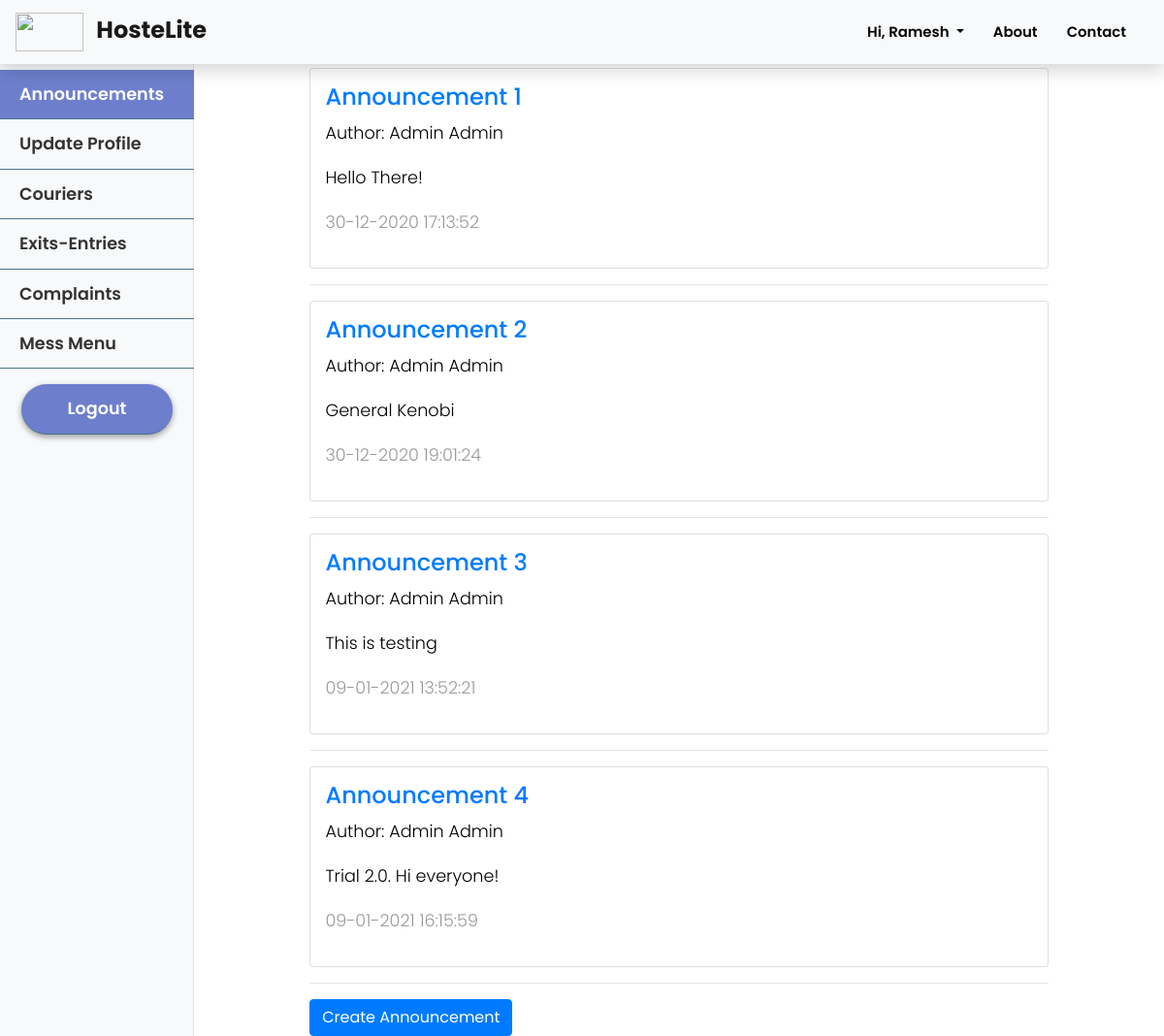
/cr/announcements (signed in), run on the app's committed database.
### hostelmanagement/models.py (models this page shows, shortened)
class User(db.Model, UserMixin):
    id = db.Column(db.Integer, primary_key=True)
    college_id = db.Column(db.String(9), unique=True, nullable=False)
    firstname = db.Column(db.String(20), nullable=False)
    lastname = db.Column(db.String(20), nullable=False)
    email = db.Column(db.String(120), unique=True, nullable=False)
    password = db.Column(db.String(60), nullable=False)
    phone = db.Column(db.String(10), unique=True, nullable=False)
    address = db.Column(db.Text, nullable=False)
    course = db.Column(db.String(20),nullable=True)
    department = db.Column(db.String(20), nullable=True)
    user_type = db.Column(db.Integer, nullable = False, default=1)
    room_no = db.Column(db.Integer, nullable = True)
    announcements = db.relationship('Announcement', backref='author', lazy=True)
    complaints = db.relationship('Complaint', backref='author', lazy=True)
    mess_menu = db.relationship('MessMenu', backref='author', lazy=True)
    courier = db.relationship('Courier', backref='user', lazy=True)
    exitentry = db.relationship('ExitEntry', backref='user', lazy=True)
    visitor = db.relationship('Visitor', backref='user', lazy=True)

class Announcement(db.Model):
    id = db.Column(db.Integer, primary_key=True)
    title = db.Column(db.String(100), nullable=False)
    date_posted = db.Column(db.DateTime, nullable=False, default=datetime.utcnow)
    content = db.Column(db.Text, nullable=False)
    user_id = db.Column(db.Integer, db.ForeignKey('user.id'), nullable=False)

### hostelmanagement/routes.py (the view)
@app.route("/cr/announcements")
@login_required
def display_announcements():
    user = current_user
    announcements = Announcement.query.all()
    return render_template('cr/announcements.html', title = 'Announcements', announcements = announcements, user=user)

### hostelmanagement/models.py (called while the page is built)
@login_manager.user_loader
def load_user(user_id):
    return User.query.get(int(user_id))

### hostelmanagement/templates/cr/announcements.html (shortened to what this page needs)
{% extends 'cr/cr_layout.html' %}
{% block cr_announcements %}active{% endblock %}
{% block cr_content %}
    <div class="container" style="padding: 0 10%;">
        {% if announcements %}
        {% for announcement in announcements %}
            <div class="card">
                <a href="{{url_for('announcement_detail', announcement_id = announcement.id)}}"><h4>{{announcement.title}}</h4></a>
                <p style="color: black">Author: {{announcement.author.firstname}} {{announcement.author.lastname}}</p>
                <p style="color: black;">{{announcement.content}}</p>
                <p style="float: right;">{{announcement.date_posted.strftime('%d-%m-%Y %H:%M:%S')}}</p>
                <a href="{{ url_for('update_announcement', announcement_id=announcement.id) }}">
            </div>
            <hr>
        {% endfor %}
    {% else %}
        <h2>No Announcements</h2>
    {% endif %}
    <a class="btn btn-primary" type="submit" href="{{ url_for('new_announcement') }}">Create Announcement</a>
    </div>
{% endblock cr_content %}

### hostelmanagement/templates/layout.html (shortened to what this page needs)
<!DOCTYPE html>
<html>
<head>
    <link rel="stylesheet" href="https://cdn.jsdelivr.net/npm/bootstrap@4.5.3/dist/css/bootstrap.min.css">
    <link rel='stylesheet' href="{{ url_for('static', filename='style.css') }}">
    <link rel="stylesheet" href="https://use.fontawesome.com/releases/v5.8.1/css/all.css"
 />
</head>
<body>
    <section id="landingPage">
        <nav class="navbar sticky-top shadow navbar-expand-lg navbar-light bg-light">
            <a class="navbar-brand col-md-3 col-lg-2 mr-0 pl-0 pr-0" href="{{url_for('index')}}">
                <img src="https://cdn.logo.com/hotlink-ok/logo-social.png" width="70" height="40" class="d-inline-block align-top" alt="" loading="lazy">
                <strong class="pl-2 mt-2" style="font-size:1.2em;">HosteLite</strong>
            </a>
            <ul class='navbar-nav ml-auto mr-2'>
                {% if not current_user.is_authenticated %}
                    <li class="nav-item">
                        <a class="nav-link" href="{{ url_for('about') }}">About</a>
                    </li>
                    <li class="nav-item">
                        <a class="nav-link" href="{{ url_for('contact') }}">Contact</a>
                    </li>
                    <li class="nav-item">
                        <a class="nav-link" href="{{ url_for('login') }}">Log In</a>
                    </li>
                    <li class="nav-item">
                        <a class="nav-link toButton pl-15 pr-15" style="color: white; font-weight: 600" href="{{ url_for('application') }}">Apply Now</a>
                    </li>
                {% else %}
                    <li class="nav-item dropdown">
                        <a class="nav-link dropdown-toggle" href="#" id="navbarDropdown" role="button" data-toggle="dropdown" aria-haspopup="true" aria-expanded="false">
                            Hi, {{ current_user.firstname }}
                        </a>
                    </li>
                    <li class="nav-item">
                        <a class="nav-link" href="{{ url_for('about') }}">About</a>
                    </li>
                    <li class="nav-item">
                        <a class="nav-link" href="{{ url_for('contact') }}">Contact</a>
                    </li>
                {% endif %}
            </ul>
        </nav>
    </section>
    {% block content %}
    {% endblock %}
</body>
</html>

### hostelmanagement/static/style.css (style rules this page uses)
* { margin: 0; padding: 0; font-family: "Poppins", sans-serif; font-size: 16px; box-sizing: border-box; }
body { padding-top: 70px; overflow-x:hidden; scroll-behavior: smooth; }
#landingPage nav { position: fixed; width: 100%; opacity: 1; background-color: rgba(255, 255, 255); }
#landingPage nav ul a { font-size: 0.93em; font-weight: 600; text-decoration: none; padding: 10px 15px; text-align: center; color: #000; }
p { font-family: 'Poppins', sans-serif; font-size: 1.1em; font-weight: 300; line-height: 1.7em; color: #999; }

### hostelmanagement/templates/cr/announcements.html (style rules this page uses)
.card { padding: 2%; }

### data on the page
User: firstname "Ramesh"
Announcement: title "Announcement 1", author.firstname "Admin", author.lastname "Admin", content "Hello There!", date_posted "30-12-2020 17:13:52"
Announcement: title "Announcement 2", author.firstname "Admin", author.lastname "Admin", content "General Kenobi", date_posted "30-12-2020 19:01:24"
Announcement: title "Announcement 3", author.firstname "Admin", author.lastname "Admin", content "This is testing", date_posted "09-01-2021 13:52:21"
Announcement: title "Announcement 4", author.firstname "Admin", author.lastname "Admin", content "Trial 2.0. Hi everyone!", date_posted "09-01-2021 16:15:59"
